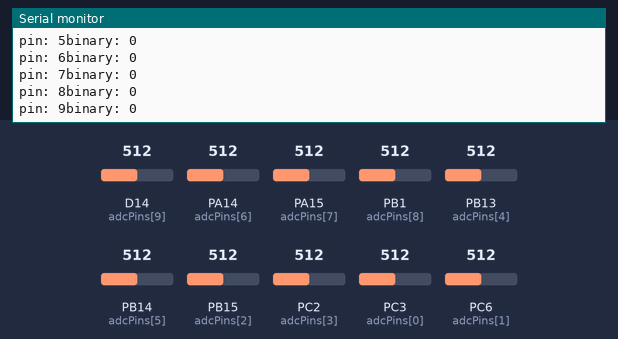
Bench run of a sketch on a simulated STM32 Nucleo. Parts: the last lines printed to the serial monitor. The inputs (shaded band) are chosen by the test bench; at power-on: D14 (adcPins[9]) = 512, PA14 (adcPins[6]) = 512, PA15 (adcPins[7]) = 512, PB1 (adcPins[8]) = 512, PB13 (adcPins[4]) = 512, PB14 (adcPins[5]) = 512, PB15 (adcPins[2]) = 512, PC2 (adcPins[3]) = 512, PC3 (adcPins[0]) = 512, PC6 (adcPins[1]) = 512 (analog values on the 0–1023 scale).

Above: at 1.2 s.
1.3 s: D14 (adcPins[9]) set to 716
At 1.48 s:
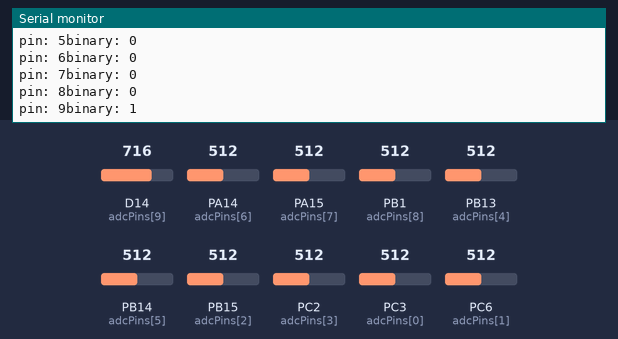
2.8 s: PA14 (adcPins[6]) set to 716
4.3 s: PA15 (adcPins[7]) set to 716
At 4.4 s:
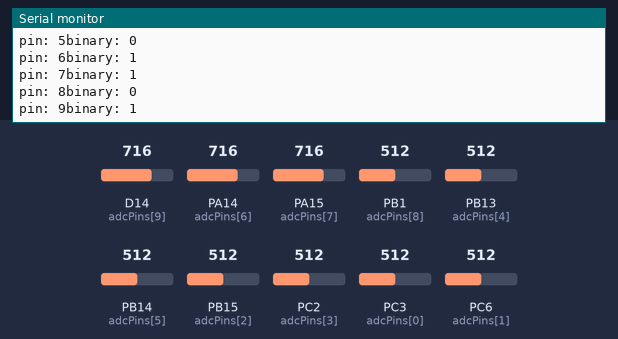
5.8 s: PB1 (adcPins[8]) set to 716
At 5.86 s:
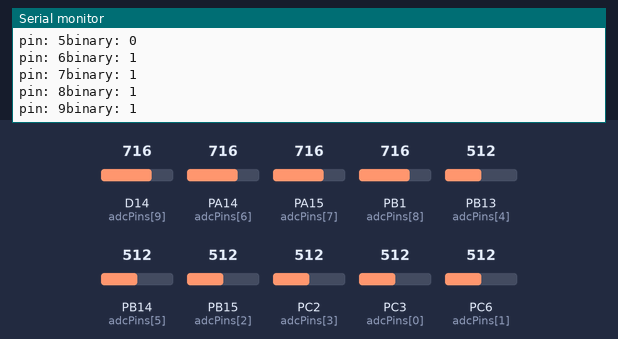
7.3 s: PB13 (adcPins[4]) set to 716
8.8 s: PB14 (adcPins[5]) set to 716
Timing chart, 0 to 11.3 s (numbered marks = the images above; inputs shaded):
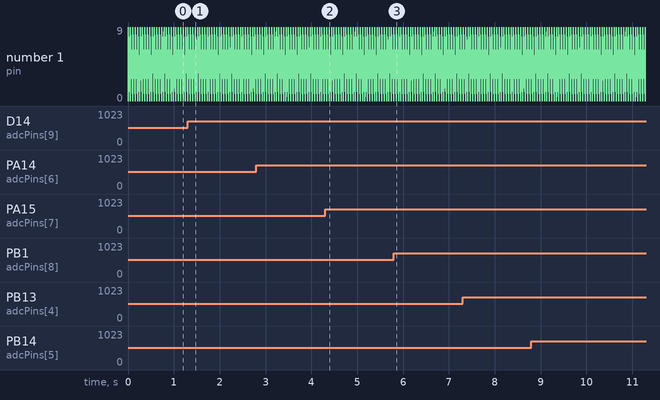

The sketch:

ESP.ino
```cpp
/*
This is the driver code for the esp used to calculate cup height and then communicate with the
STM.
*/


const int numPins = 10;                  // Total ADC pins
const int numReadings = 6;              // Moving average window size
// Define your ADC pins here
const int adcPins[numPins] = {36,39,34,35,32,33,25,26,27,14};
int readings[numPins][numReadings];      // Stores readings for each pin
int readIndex[numPins] = {0};            // Current index for each pin
long total[numPins] = {0};               // Running total for each pin
int average[numPins] = {0};              // Average ADC value for each pin
int binary[numPins] = {0};

HardwareSerial MySerial(1); // UART1 instance
byte dataList[10]= {0x01, 0x01, 0x01, 0x01, 0x01, 0x01, 0x01, 0x01, 0x01, 0x01};
//byte dataList[1]= {0x01};
void setup() {

  Serial.begin(9600);
  analogReadResolution(12);              // 12-bit resolution
  MySerial.begin(9600, SERIAL_8N1, 16, 17);

  // Initialize readings array
  for (int pin = 0; pin < numPins; pin++) {
    for (int i = 0; i < numReadings; i++) {
      readings[pin][i] = 0;
    }
  }
}

void loop() {
  for (int pin = 0; pin < numPins; pin++) {
    total[pin] = total[pin] - readings[pin][readIndex[pin]];        // Remove oldest
    readings[pin][readIndex[pin]] = analogRead(adcPins[pin]);       // Read ADC
    total[pin] = total[pin] + readings[pin][readIndex[pin]];        // Add new reading
    readIndex[pin]++;                                               // Move to next index
    if (readIndex[pin] >= numReadings) {
      readIndex[pin] = 0;
    }
    Printav(pin);

  }
  // Send the entire array at once
  MySerial.write(dataList,10);
  delay(50); // Delay between transmissions
}

void Printav(int pin){
  int average = total[pin]/numReadings;
  // Hysteresis for moving average filter
    if(average >= 2150){
      dataList[pin] = 0x01;
    }else if(average <= 2100){
      dataList[pin] = 0x00;
    }

Serial.print("pin: ");
Serial.print(pin);
Serial.print("binary: ");
Serial.println(dataList[pin]);
}
```

Measured:
- after the input at 1.3 s, the serial monitor: prints a new line at once (image 1)
- after the input at 4.3 s, the serial monitor: prints a new line at once (image 2)
- after the input at 5.8 s, the serial monitor: prints a new line after 0.05 s (image 3)
